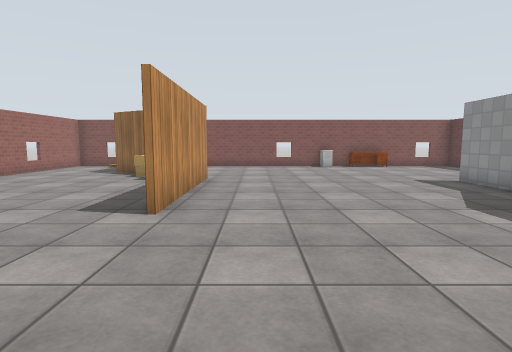
view 1 (above)

13 first-person views from a walk through a world built for the Gazebo simulator. The camera is 1.2 m above the floor, tilts 6° down and sees 80° across. The floor is counted in squares, 1 m on a side. Each view is taken from the middle of a square. On the plan, view 1 faces up. The plan holds only what a view shows up to about 13 squares ahead; the rest is blank. Simple patterns stand in for the simulator's built-in surfaces. Some stock models are drawn as simple stand-ins. Some surface patterns are stand-ins.

view 2
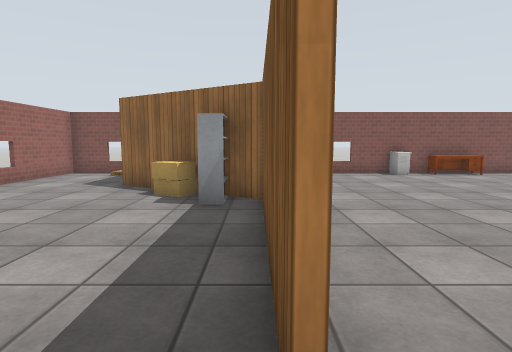

view 3
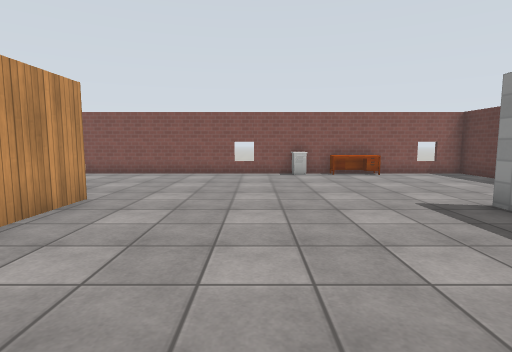

view 4
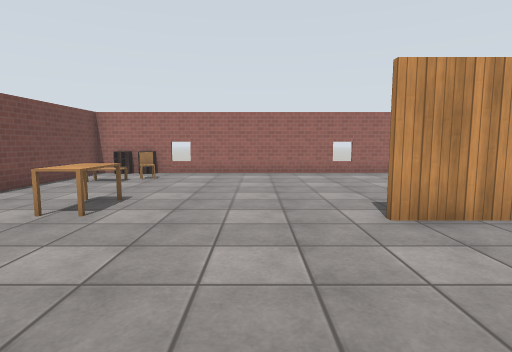

view 5
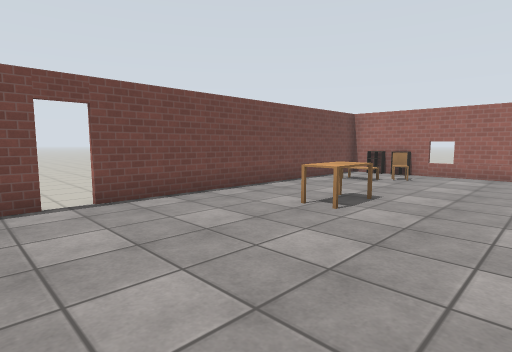

view 6
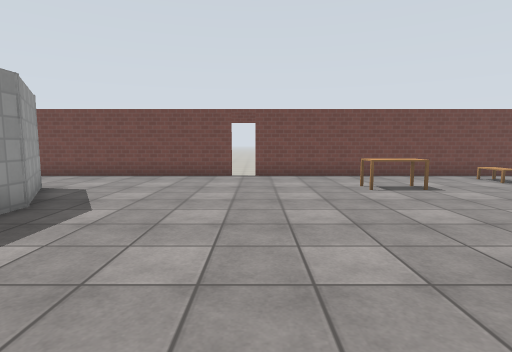

view 7
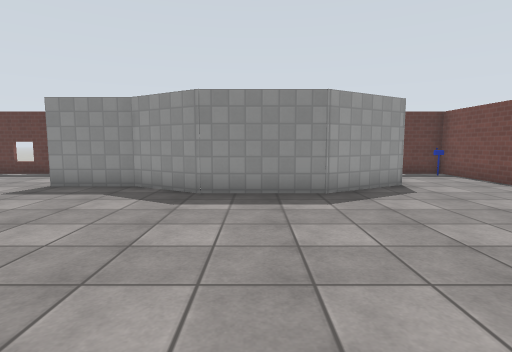

view 8
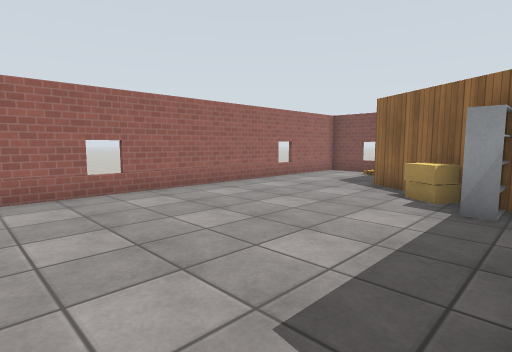

view 9
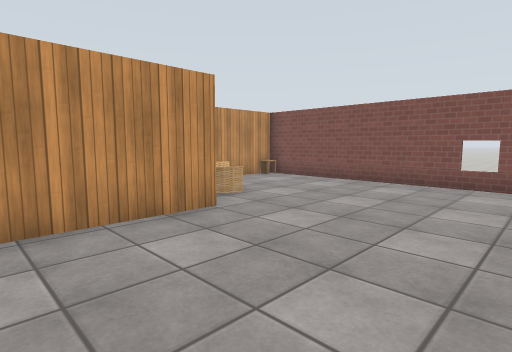

view 10
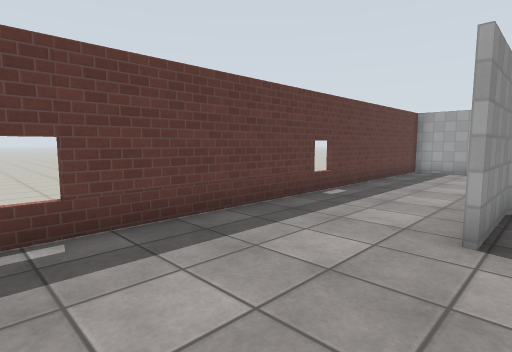

view 11
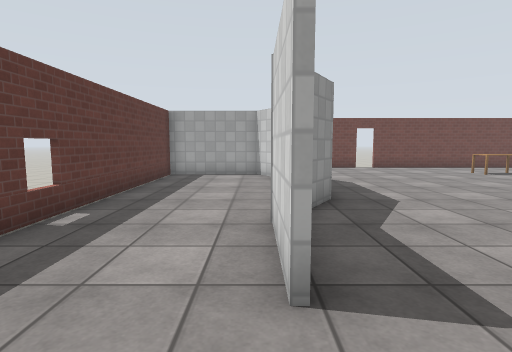

view 12
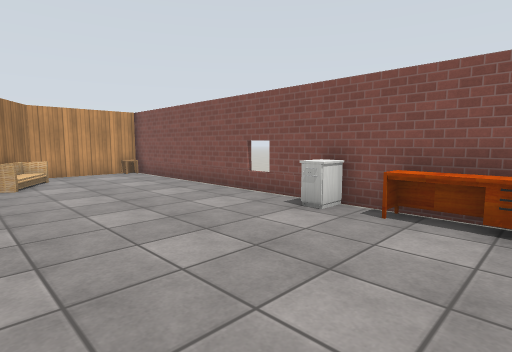

view 13
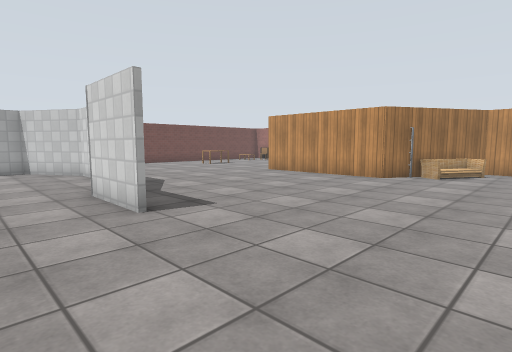

### Floor plan
Points are (right, up) in squares from view 1. A wall is a line through its corners. A room is listed if a view was taken in it or the views show most of it. See-through windows are left out.
Room 1 (views 1, 2, 3, 4, 5, 6, 7, 8, 9, 10, 11, 12, 13)
walls: (-1.9, 5) (-1.9, 9.7); (-1.8, 10.5) (-2.5, 10.9); (-2.4, 11) (-1.7, 10.6) (-1.7, 5); (-4.4, 12) (-6, 12.9); (6.7, 9.9) (6.7, 7.3); (6.9, -0.3) (5.4, 2.3) (5.4, 5.4) (6.6, 7.4) (6.6, 9.9); (10.4, 5.4) (10.4, 16.6) (-5.7, 16.6) (-5.7, 12.9) (-4.4, 12.1); (1.8, -3.5) (10.4, -3.5) (10.4, -2); (-7.5, 16.6) (-9.5, 16.6) (-9.5, -3.5) (1.1, -3.5)
low walls: (-9.2, -1) (-9.2, -1.8); (-9.2, -2) (-9.2, -2.8)
ways out: opening at (7.5, 5.2) to room 2; open door at (1.5, -4)
objects: chair (-8, -1); coffee table (-7, -2); sofa (-5, 12) to (-3, 13); other object (-5, 16); cabinet (-4, 11); cabinet (-4, 12); table (-3, 0) to (-2, 0); shelf (-3, 10) to (-3, 11); chest of drawers (4, 16); chest of drawers (5, 16) to (7, 16); other object (10, -3)
Room 2 (no view inside)
walls: (5.5, 3.3) (5.5, 2.3) (7, -0.1) (10.4, -0.1) (10.4, 5.4)
ways out: opening at (7.5, 5.2) to room 1

Where each view was taken, in squares from view 1:
view 1: 0 up, 0 right, facing up
view 2: 4 up, 2 left, facing up
view 3: 4 up, 2 right, facing up
view 4: 3 up, 3 right, facing left
view 5: 3 up, 3 right, facing down-left
view 6: 8 up, 1 right, facing down
view 7: 4 up, 2 left, facing right
view 8: 4 up, 2 left, facing up-left
view 9: 7 up, 3 right, facing up-left
view 10: 14 up, 6 right, facing down-right
view 11: 12 up, 7 right, facing down
view 12: 11 up, 7 right, facing up-left
view 13: 15 up, 9 right, facing down-left
